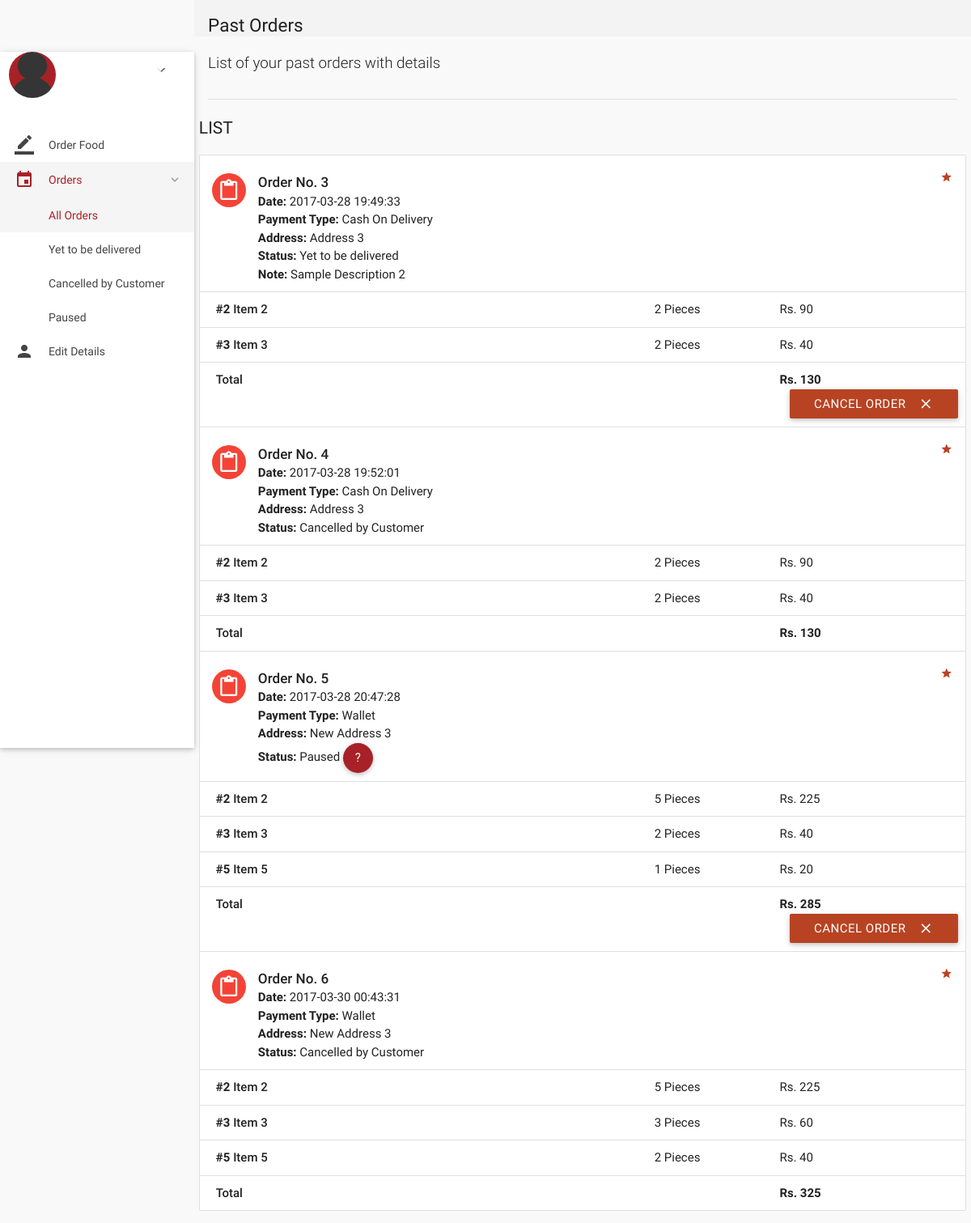
The app's page /orders.php (signed in) with its own data.
### tables this page shows
CREATE TABLE `orders` (
  `id` int(11) NOT NULL,
  `customer_id` int(11) NOT NULL,
  `address` varchar(300) NOT NULL,
  `description` varchar(300) NOT NULL,
  `date` datetime NOT NULL DEFAULT CURRENT_TIMESTAMP,
  `payment_type` varchar(16) NOT NULL DEFAULT 'Wallet',
  `total` int(11) NOT NULL,
  `status` varchar(25) NOT NULL DEFAULT 'Yet to be delivered',
  `deleted` tinyint(4) NOT NULL DEFAULT '0'
);

CREATE TABLE `order_details` (
  `id` int(11) NOT NULL,
  `order_id` int(11) NOT NULL,
  `item_id` int(11) NOT NULL,
  `quantity` int(11) NOT NULL,
  `price` int(11) NOT NULL
);

CREATE TABLE `items` (
  `id` int(11) NOT NULL,
  `name` varchar(20) NOT NULL,
  `price` int(11) NOT NULL,
  `deleted` tinyint(4) NOT NULL DEFAULT '0'
);

### includes/wallet.php (called while the page is built, shortened)
<?php
$user_id=$_SESSION['user_id'];
?>

### orders.php (the view, shortened to what this page needs)
<?php
include 'includes/connect.php';
include 'includes/wallet.php';
	if($_SESSION['customer_sid']==session_id())
	{
		?>
<!DOCTYPE html>
<html lang="en">
<head>
  <link href="css/materialize.min.css" type="text/css" rel="stylesheet" media="screen,projection">
  <link href="css/style.min.css" type="text/css" rel="stylesheet" media="screen,projection">
  <link href="css/custom/custom.min.css" type="text/css" rel="stylesheet" media="screen,projection">
  <link href="js/plugins/perfect-scrollbar/perfect-scrollbar.css" type="text/css" rel="stylesheet" media="screen,projection">
</head>
<body>
  <div id="main">
    <div class="wrapper">
      <aside id="left-sidebar-nav">
        <ul id="slide-out" class="side-nav fixed leftside-navigation">
            <li class="gray">
            <div class="row">
                <div class="col col s4 m4 l4">
                    <img src="images/avatar.jpg" alt="" class="circle responsive-img valign profile-image">
                </div>
                <div class="col col s8 m8 l8">
                    <a class="btn-flat dropdown-button waves-effect waves-light white-text profile-btn" href="#" data-activates="profile-dropdown"><?php echo $name;?> <i class="mdi-navigation-arrow-drop-down right"></i></a>
                </div>
            </div>
            </li>
            <li class="bold"><a href="index.php" class="waves-effect waves-cyan"><i class="mdi-editor-border-color"></i> Order Food</a>
            </li>
                <li class="no-padding">
                    <ul class="collapsible collapsible-accordion">
                        <li class="bold"><a class="collapsible-header waves-effect waves-cyan active"><i class="mdi-editor-insert-invitation"></i> Orders</a>
                            <div class="collapsible-body">
                                <ul>
								<li class="<?php
								if(!isset($_GET['status'])){
										echo 'active';
									}?>
									"><a href="orders.php">All Orders</a>
                                </li>
								<?php
									$sql = mysqli_query($con, "SELECT DISTINCT status FROM orders  WHERE customer_id = $user_id;;");
									while($row = mysqli_fetch_array($sql)){
                                    echo '<li class='.(isset($_GET['status'])?($status == $_GET['status'] ? 'active' : ''): '').'><a href="orders.php?status='.$row['status'].'">'.$row['status'].'</a>
                                    </li>';
									}
									?>
                                </ul>
                            </div>
                        </li>
                    </ul>
                </li>
                    </ul>
            <li class="bold"><a href="details.php" class="waves-effect waves-cyan"><i class="mdi-social-person"></i> Edit Details</a>
            </li>
        </aside>
      <section id="content">
        <div id="breadcrumbs-wrapper">
          <div class="container">
            <div class="row">
              <div class="col s12 m12 l12">
                <h5 class="breadcrumbs-title">Past Orders</h5>
              </div>
            </div>
          </div>
        </div>
        <div class="container">
          <p class="caption">List of your past orders with details</p>
          <div class="divider"></div>
<div id="work-collections" class="seaction">
					<?php
					if(isset($_GET['status'])){
						$status = $_GET['status'];
					}
					else{
						$status = '%';
					}
					$sql = mysqli_query($con, "SELECT * FROM orders WHERE customer_id = $user_id AND status LIKE '$status';;");
					echo '              <div class="row">
                <div>
                    <h4 class="header">List</h4>
                    <ul id="issues-collection" class="collection">';
					while($row = mysqli_fetch_array($sql))
					{
						$status = $row['status'];
						echo '<li class="collection-item avatar">
                              <i class="mdi-content-content-paste red circle"></i>
                              <span class="collection-header">Order No. '.$row['id'].'</span>
                              <p><strong>Date:</strong> '.$row['date'].'</p>
                              <p><strong>Payment Type:</strong> '.$row['payment_type'].'</p>
							  <p><strong>Address: </strong>'.$row['address'].'</p>
                              <p><strong>Status:</strong> '.($status=='Paused' ? 'Paused <a  data-position="bottom" data-delay="50" data-tooltip="Please contact administrator for further details." class="btn-floating waves-effect waves-light tooltipped cyan">    ?</a>' : $status).'</p>
							  '.(!empty($row['description']) ? '<p><strong>Note: </strong>'.$row['description'].'</p>' : '').'
							  <a href="#" class="secondary-content"><i class="mdi-action-grade"></i></a>
                              </li>';
						$order_id = $row['id'];
						$sql1 = mysqli_query($con, "SELECT * FROM order_details WHERE order_id = $order_id;");
						while($row1 = mysqli_fetch_array($sql1))
						{
							$item_id = $row1['item_id'];
							$sql2 = mysqli_query($con, "SELECT * FROM items WHERE id = $item_id;");
							while($row2 = mysqli_fetch_array($sql2)){
								$item_name = $row2['name'];
							}
							echo '<li class="collection-item">
                            <div class="row">
                            <div class="col s7">
                            <p class="collections-title"><strong>#'.$row1['item_id'].'</strong> '.$item_name.'</p>
                            </div>
                            <div class="col s2">
                            <span>'.$row1['quantity'].' Pieces</span>
                            </div>
                            <div class="col s3">
                            <span>Rs. '.$row1['price'].'</span>
                            </div>
                            </div>
                            </li>';
							$id = $row1['order_id'];
						}
								echo'<li class="collection-item">
                                        <div class="row">
                                            <div class="col s7">
                                                <p class="collections-title"> Total</p>
                                            </div>
                                            <div class="col s2">
											<span> </span>
                                            </div>
                                            <div class="col s3">
                                                <span><strong>Rs. '.$row['total'].'</strong></span>
                                            </div>';
								if(!preg_match('/^Cancelled/', $status)){
									if($status != 'Delivered'){
								echo '<form action="routers/cancel-order.php" method="post">
										<input type="hidden" value="'.$id.'" name="id">
										<input type="hidden" value="Cancelled by Customer" name="status">
										<input type="hidden" value="'.$row['payment_type'].'" name="payment_type">
										<button class="btn waves-effect waves-light right submit" type="submit" name="action">Cancel Order
                                              <i class="mdi-content-clear right"></i>
										</button>
										</form>';
								}
								}
								echo'</div></li>';
					}
					?>
					 </ul>
                </div>
              </div>
            </div>
        </div>
      </section>
    </div>
  </div>
</body>
</html>
<?php
	}
?>

### records on screen
orders: id "3", date "2017-03-28 19:49:33", payment_type "Cash On Delivery", address "Address 3", status "Yet to be delivered", description "Sample Description 2", total "130"
order_details: item "2", item.name "Item 2", quantity "2", price "90"
order_details: item "3", item.name "Item 3", quantity "2", price "40"
orders: id "4", date "2017-03-28 19:52:01", payment_type "Cash On Delivery", address "Address 3", status "Cancelled by Customer", total "130"
order_details: item "2", item.name "Item 2", quantity "2", price "90"
order_details: item "3", item.name "Item 3", quantity "2", price "40"
orders: id "5", date "2017-03-28 20:47:28", payment_type "Wallet", address "New Address 3", status "Paused", total "285"
order_details: item "2", item.name "Item 2", quantity "5", price "225"
order_details: item "3", item.name "Item 3", quantity "2", price "40"
order_details: item "5", item.name "Item 5", quantity "1", price "20"
orders: id "6", date "2017-03-30 00:43:31", payment_type "Wallet", address "New Address 3", status "Cancelled by Customer", total "325"
order_details: item "2", item.name "Item 2", quantity "5", price "225"
order_details: item "3", item.name "Item 3", quantity "3", price "60"
order_details: item "5", item.name "Item 5", quantity "2", price "40"

### other values on screen
$row['status'] "Yet to be delivered"
$row['status'] "Cancelled by Customer"
$row['status'] "Paused"
